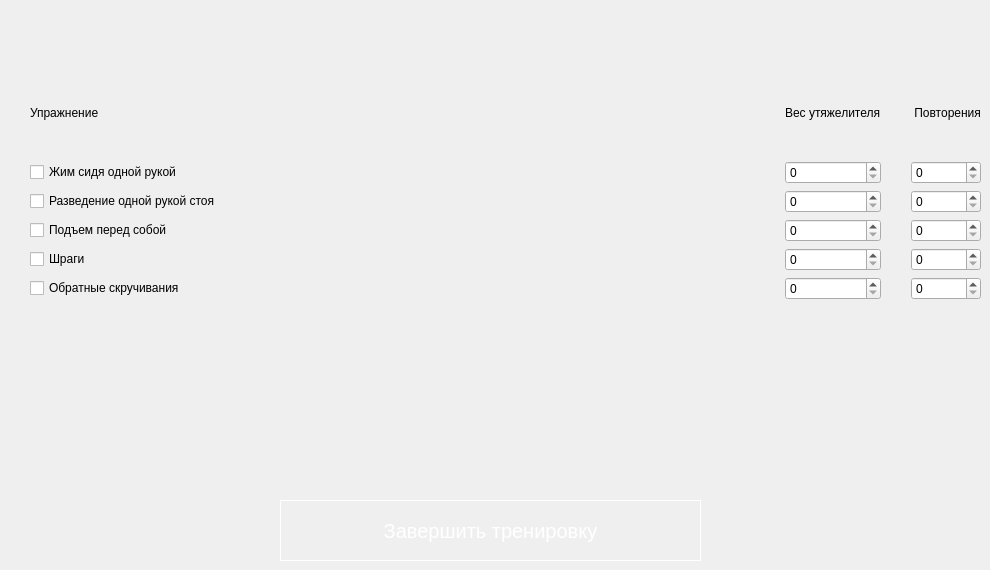
                <widget class="QWidget" name="tab_12">
                 <attribute name="title">
                  <string>День 12</string>
                 </attribute>
                 <widget class="QPushButton" name="pushButton_complete_12">
                  <property name="geometry">
                   <rect>
                    <x>280</x>
                    <y>500</y>
                    <width>421</width>
                    <height>61</height>
                   </rect>
                  </property>
                  <property name="styleSheet">
                   <string notr="true">QPushButton {
border:1px solid #fff;
font-size:20px;
color:#fff;
}
QPushButton:hover {
	background-color: rgb(85, 170, 255);
}</string>
                  </property>
                  <property name="text">
                   <string>Завершить тренировку</string>
                  </property>
                 </widget>
                 <widget class="QWidget" name="gridLayoutWidget_12">
                  <property name="geometry">
                   <rect>
                    <x>30</x>
                    <y>70</y>
                    <width>951</width>
                    <height>230</height>
                   </rect>
                  </property>
                  <layout class="QGridLayout" name="gridLayout_12" rowstretch="0,0,0,0,0,0" columnstretch="3,0,0">
                   <property name="horizontalSpacing">
                    <number>30</number>
                   </property>
                   <item row="1" column="1">
                    <widget class="QSpinBox" name="spinBox_extraWeight_1_12"/>
                   </item>
                   <item row="3" column="0">
                    <widget class="QCheckBox" name="checkBox_exersize_3_12">
                     <property name="text">
                      <string>Подъем перед собой</string>
                     </property>
                    </widget>
                   </item>
                   <item row="3" column="1">
                    <widget class="QSpinBox" name="spinBox_extraWeight_3_12"/>
                   </item>
                   <item row="5" column="1">
                    <widget class="QSpinBox" name="spinBox_extraWeight_5_12"/>
                   </item>
                   <item row="0" column="0">
                    <widget class="QLabel" name="label_exersize_12">
                     <property name="text">
                      <string>Упражнение</string>
                     </property>
                    </widget>
                   </item>
                   <item row="5" column="0">
                    <widget class="QCheckBox" name="checkBox_exersize_5_12">
                     <property name="text">
                      <string>Обратные скручивания</string>
                     </property>
                     <property name="checked">
                      <bool>false</bool>
                     </property>
                    </widget>
                   </item>
                   <item row="1" column="0">
                    <widget class="QCheckBox" name="checkBox_exersize_1_12">
                     <property name="text">
                      <string>Жим сидя одной рукой</string>
                     </property>
                     <property name="checked">
                      <bool>false</bool>
                     </property>
                    </widget>
                   </item>
                   <item row="0" column="2">
                    <widget class="QLabel" name="label_reps_12">
                     <property name="text">
                      <string> Повторения</string>
                     </property>
                    </widget>
                   </item>
                   <item row="1" column="2">
                    <widget class="QSpinBox" name="spinBox_reps_1_12"/>
                   </item>
                   <item row="3" column="2">
                    <widget class="QSpinBox" name="spinBox_reps_3_12"/>
                   </item>
                   <item row="2" column="2">
                    <widget class="QSpinBox" name="spinBox_reps_2_12"/>
                   </item>
                   <item row="4" column="0">
                    <widget class="QCheckBox" name="checkBox_exersize_4_12">
                     <property name="text">
                      <string>Шраги</string>
                     </property>
                    </widget>
                   </item>
                   <item row="4" column="2">
                    <widget class="QSpinBox" name="spinBox_reps_4_12"/>
                   </item>
                   <item row="2" column="0">
                    <widget class="QCheckBox" name="checkBox_exersize_2_12">
                     <property name="text">
                      <string>Разведение одной рукой стоя</string>
                     </property>
                    </widget>
                   </item>
                   <item row="2" column="1">
                    <widget class="QSpinBox" name="spinBox_extraWeight_2_12"/>
                   </item>
                   <item row="0" column="1">
                    <widget class="QLabel" name="label_extraWeigh_12">
                     <property name="text">
                      <string>Вес утяжелителя</string>
                     </property>
                    </widget>
                   </item>
                   <item row="4" column="1">
                    <widget class="QSpinBox" name="spinBox_extraWeight_4_12"/>
                   </item>
                   <item row="5" column="2">
                    <widget class="QSpinBox" name="spinBox_reps_5_12"/>
                   </item>
                  </layout>
                 </widget>
                </widget>
